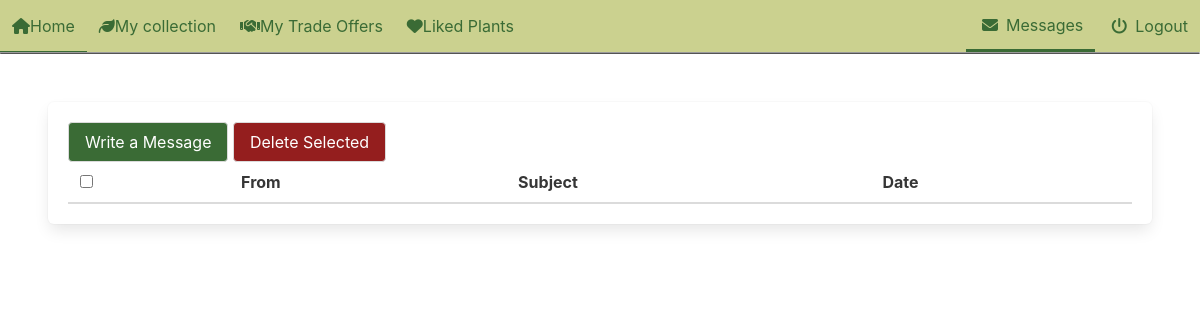
Before: /accounts/messages/ (signed in) with the older database file.
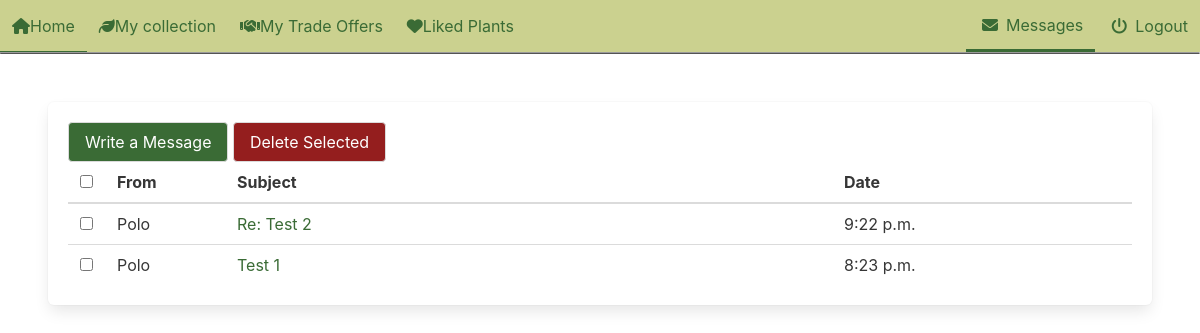
After: the same page with the newer database file.
### accounts/models.py (models this page shows, shortened)
class Message(models.Model):
    subject = models.CharField(max_length=32)
    body = models.TextField(max_length=500)
    sender = models.ForeignKey(settings.AUTH_USER_MODEL, on_delete=models.DO_NOTHING, related_name='sent_messages')
    receiver = models.ForeignKey(settings.AUTH_USER_MODEL, on_delete=models.DO_NOTHING, related_name='received_messages')
    date_sent = models.DateTimeField(auto_now_add=True, max_length=32)
    read = models.BooleanField(default=False)
    slug_subject = models.SlugField(max_length=64, blank=True)
    @property
    def older(self):
        return date.today() > self.date_sent.date()

### accounts/views.py (the view, shortened to what this page needs)
# urls.py: path('messages/', views.messages_view.as_view(), name='messages'),
class messages_view(LoginRequiredMixin, generic.ListView):
    def get(self, request):
        messages = Message.objects.filter(receiver=request.user).order_by('-date_sent')
        context = {'messages':messages}
        return render(request, 'accounts/messages.html', context)

### accounts/templates/accounts/messages.html (shortened to what this page needs)
{% extends "base.html" %}
{% load static %}
{% block content %}
<link rel="stylesheet" href="{% static 'plant_collection/css/no_padding_section.css' %}">
<section class='section'>
    <form class='box' method='post' action="{% url 'accounts:messages' %}">
        <a href="{% url 'accounts:write_message' %}" ><div class='button forest-green-button'>Write a Message</div></a>
        <input type="submit" value='Delete Selected' class='button decline-button'>
        <div>
            <table class='table is-hoverable is-fullwidth'>
                <thead>
                    <tr>
                        <th><input type="checkbox"></th>
                        <th>From</th>
                        <th>Subject</th>
                        <th>Date</th>
                    </tr>
                </thead>
                <tbody>
                    {% for message in messages %}
                    {% if not message.read %}
                    <tr class='has-text-weight-bold is-size-6-desktop is-size-7-touch'>
                        <td><input type="checkbox"></td>
                        <td style='width:10vw'>{{ message.sender }}</td>
                        <td><a href="{% url 'accounts:message' slug=message.slug_subject %}">{{ message.subject }}</a></td>
                        {% if message.older %}
                        <td style='width:25vw'>{{ message.date_sent|date }}</td>
                        {% elif not message.older %}
                        <td style='width:25vw'>{{ message.date_sent|time }}</td>
                        {% endif %}
                    </tr>
                    {% else %}
                    <tr class="is-size-6-desktop is-size-7-touch">
                        <td style="width:0"><input name="{{message.slug_subject}}" type="checkbox"></td>
                        <td style='width:10vw'>{{ message.sender }}</td>
                        <td><a href="{% url 'accounts:message' slug=message.slug_subject %}">{{ message.subject }}</a></td>
                        {% if message.older %}
                        <td style='width:25vw'>{{ message.date_sent|date }}</td>
                        {% elif not message.older %}
                        <td style='width:25vw'>{{ message.date_sent|time }}</td>
                        {% endif %}
                    </tr>
                    {% endif %}
                    {% endfor %}
                </tbody>
            </table>
        </div>
    </form>
</section>
{% endblock content %}

Changed rows visible on the page:
added Message: sender "Polo", subject "Re: Test 2", date_sent "9:22 p.m."
added Message: sender "Polo", subject "Test 1", date_sent "8:23 p.m."
